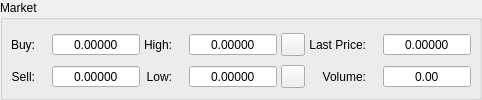
      <widget class="QGroupBox" name="marketGroupBox">
       <property name="sizePolicy">
        <sizepolicy hsizetype="Maximum" vsizetype="Maximum">
         <horstretch>0</horstretch>
         <verstretch>0</verstretch>
        </sizepolicy>
       </property>
       <property name="accessibleName">
        <string>MARKET_GROUPBOX</string>
       </property>
       <property name="accessibleDescription">
        <string>FIXED</string>
       </property>
       <property name="title">
        <string>Market</string>
       </property>
       <layout class="QGridLayout" name="gridLayout_11">
        <property name="leftMargin">
         <number>8</number>
        </property>
        <property name="topMargin">
         <number>10</number>
        </property>
        <property name="rightMargin">
         <number>8</number>
        </property>
        <property name="bottomMargin">
         <number>6</number>
        </property>
        <property name="horizontalSpacing">
         <number>4</number>
        </property>
        <property name="verticalSpacing">
         <number>6</number>
        </property>
        <item row="0" column="11">
         <widget class="QLabel" name="label_24">
          <property name="sizePolicy">
           <sizepolicy hsizetype="Preferred" vsizetype="Preferred">
            <horstretch>0</horstretch>
            <verstretch>0</verstretch>
           </sizepolicy>
          </property>
          <property name="accessibleName">
           <string>TR00012</string>
          </property>
          <property name="text">
           <string>Last Price:</string>
          </property>
          <property name="alignment">
           <set>Qt::AlignRight|Qt::AlignTrailing|Qt::AlignVCenter</set>
          </property>
         </widget>
        </item>
        <item row="1" column="4">
         <widget class="QLabel" name="label_21">
          <property name="sizePolicy">
           <sizepolicy hsizetype="Preferred" vsizetype="Preferred">
            <horstretch>0</horstretch>
            <verstretch>0</verstretch>
           </sizepolicy>
          </property>
          <property name="accessibleName">
           <string>TR00011</string>
          </property>
          <property name="text">
           <string>Low:</string>
          </property>
          <property name="alignment">
           <set>Qt::AlignRight|Qt::AlignTrailing|Qt::AlignVCenter</set>
          </property>
         </widget>
        </item>
        <item row="0" column="5">
         <widget class="QLabel" name="usdLabel4">
          <property name="sizePolicy">
           <sizepolicy hsizetype="Maximum" vsizetype="Preferred">
            <horstretch>0</horstretch>
            <verstretch>0</verstretch>
           </sizepolicy>
          </property>
          <property name="font">
           <font>
            <pointsize>11</pointsize>
            <weight>50</weight>
            <bold>false</bold>
           </font>
          </property>
          <property name="accessibleDescription">
           <string>USD_ICON</string>
          </property>
          <property name="styleSheet">
           <string notr="true">color: darkgreen</string>
          </property>
          <property name="text">
           <string/>
          </property>
          <property name="alignment">
           <set>Qt::AlignCenter</set>
          </property>
         </widget>
        </item>
        <item row="1" column="13">
         <widget class="QDoubleSpinBox" name="marketVolume">
          <property name="sizePolicy">
           <sizepolicy hsizetype="Expanding" vsizetype="Fixed">
            <horstretch>0</horstretch>
            <verstretch>0</verstretch>
           </sizepolicy>
          </property>
          <property name="minimumSize">
           <size>
            <width>70</width>
            <height>0</height>
           </size>
          </property>
          <property name="alignment">
           <set>Qt::AlignCenter</set>
          </property>
          <property name="readOnly">
           <bool>true</bool>
          </property>
          <property name="buttonSymbols">
           <enum>QAbstractSpinBox::NoButtons</enum>
          </property>
          <property name="specialValueText">
           <string/>
          </property>
          <property name="prefix">
           <string/>
          </property>
          <property name="decimals">
           <number>2</number>
          </property>
          <property name="minimum">
           <double>0.000000000000000</double>
          </property>
          <property name="maximum">
           <double>999999999.000000000000000</double>
          </property>
          <property name="singleStep">
           <double>0.100000000000000</double>
          </property>
         </widget>
        </item>
        <item row="0" column="4">
         <widget class="QLabel" name="label_20">
          <property name="sizePolicy">
           <sizepolicy hsizetype="Preferred" vsizetype="Preferred">
            <horstretch>0</horstretch>
            <verstretch>0</verstretch>
           </sizepolicy>
          </property>
          <property name="accessibleName">
           <string>TR00010</string>
          </property>
          <property name="text">
           <string>High:</string>
          </property>
          <property name="alignment">
           <set>Qt::AlignRight|Qt::AlignTrailing|Qt::AlignVCenter</set>
          </property>
         </widget>
        </item>
        <item row="1" column="6">
         <widget class="QDoubleSpinBox" name="marketLow">
          <property name="sizePolicy">
           <sizepolicy hsizetype="Expanding" vsizetype="Fixed">
            <horstretch>0</horstretch>
            <verstretch>0</verstretch>
           </sizepolicy>
          </property>
          <property name="minimumSize">
           <size>
            <width>70</width>
            <height>0</height>
           </size>
          </property>
          <property name="accessibleName">
           <string>PRICE</string>
          </property>
          <property name="accessibleDescription">
           <string>CAN_BE_ZERO</string>
          </property>
          <property name="alignment">
           <set>Qt::AlignCenter</set>
          </property>
          <property name="readOnly">
           <bool>true</bool>
          </property>
          <property name="buttonSymbols">
           <enum>QAbstractSpinBox::NoButtons</enum>
          </property>
          <property name="prefix">
           <string/>
          </property>
          <property name="decimals">
           <number>5</number>
          </property>
          <property name="minimum">
           <double>0.000000000000000</double>
          </property>
          <property name="maximum">
           <double>999999999.000000000000000</double>
          </property>
         </widget>
        </item>
        <item row="1" column="5">
         <widget class="QLabel" name="usdLabel5">
          <property name="sizePolicy">
           <sizepolicy hsizetype="Maximum" vsizetype="Preferred">
            <horstretch>0</horstretch>
            <verstretch>0</verstretch>
           </sizepolicy>
          </property>
          <property name="font">
           <font>
            <pointsize>11</pointsize>
            <weight>50</weight>
            <bold>false</bold>
           </font>
          </property>
          <property name="accessibleDescription">
           <string>USD_ICON</string>
          </property>
          <property name="styleSheet">
           <string notr="true">color: darkgreen</string>
          </property>
          <property name="text">
           <string/>
          </property>
          <property name="alignment">
           <set>Qt::AlignCenter</set>
          </property>
         </widget>
        </item>
        <item row="0" column="12">
         <widget class="QLabel" name="usdLabel6">
          <property name="sizePolicy">
           <sizepolicy hsizetype="Maximum" vsizetype="Preferred">
            <horstretch>0</horstretch>
            <verstretch>0</verstretch>
           </sizepolicy>
          </property>
          <property name="font">
           <font>
            <pointsize>11</pointsize>
            <weight>50</weight>
            <bold>false</bold>
           </font>
          </property>
          <property name="accessibleDescription">
           <string>USD_ICON</string>
          </property>
          <property name="styleSheet">
           <string notr="true">color: darkgreen</string>
          </property>
          <property name="text">
           <string/>
          </property>
          <property name="alignment">
           <set>Qt::AlignCenter</set>
          </property>
         </widget>
        </item>
        <item row="1" column="12">
         <widget class="QLabel" name="btcLabel4">
          <property name="sizePolicy">
           <sizepolicy hsizetype="Maximum" vsizetype="Preferred">
            <horstretch>0</horstretch>
            <verstretch>0</verstretch>
           </sizepolicy>
          </property>
          <property name="font">
           <font>
            <pointsize>11</pointsize>
            <weight>50</weight>
            <bold>false</bold>
           </font>
          </property>
          <property name="accessibleDescription">
           <string>BTC_ICON</string>
          </property>
          <property name="styleSheet">
           <string notr="true">color: #996515</string>
          </property>
          <property name="text">
           <string/>
          </property>
          <property name="alignment">
           <set>Qt::AlignCenter</set>
          </property>
         </widget>
        </item>
        <item row="0" column="13">
         <widget class="QDoubleSpinBox" name="marketLast">
          <property name="sizePolicy">
           <sizepolicy hsizetype="Expanding" vsizetype="Fixed">
            <horstretch>0</horstretch>
            <verstretch>0</verstretch>
           </sizepolicy>
          </property>
          <property name="minimumSize">
           <size>
            <width>70</width>
            <height>0</height>
           </size>
          </property>
          <property name="accessibleName">
           <string>PRICE</string>
          </property>
          <property name="accessibleDescription">
           <string>CAN_BE_ZERO</string>
          </property>
          <property name="alignment">
           <set>Qt::AlignCenter</set>
          </property>
          <property name="readOnly">
           <bool>true</bool>
          </property>
          <property name="buttonSymbols">
           <enum>QAbstractSpinBox::NoButtons</enum>
          </property>
          <property name="prefix">
           <string/>
          </property>
          <property name="decimals">
           <number>5</number>
          </property>
          <property name="minimum">
           <double>0.000000000000000</double>
          </property>
          <property name="maximum">
           <double>999999999.000000000000000</double>
          </property>
         </widget>
        </item>
        <item row="0" column="6">
         <widget class="QDoubleSpinBox" name="marketHigh">
          <property name="sizePolicy">
           <sizepolicy hsizetype="Expanding" vsizetype="Fixed">
            <horstretch>0</horstretch>
            <verstretch>0</verstretch>
           </sizepolicy>
          </property>
          <property name="minimumSize">
           <size>
            <width>70</width>
            <height>0</height>
           </size>
          </property>
          <property name="accessibleName">
           <string>PRICE</string>
          </property>
          <property name="accessibleDescription">
           <string>CAN_BE_ZERO</string>
          </property>
          <property name="alignment">
           <set>Qt::AlignCenter</set>
          </property>
          <property name="readOnly">
           <bool>true</bool>
          </property>
          <property name="buttonSymbols">
           <enum>QAbstractSpinBox::NoButtons</enum>
          </property>
          <property name="prefix">
           <string/>
          </property>
          <property name="decimals">
           <number>5</number>
          </property>
          <property name="minimum">
           <double>0.000000000000000</double>
          </property>
          <property name="maximum">
           <double>999999999.000000000000000</double>
          </property>
         </widget>
        </item>
        <item row="1" column="0">
         <widget class="QLabel" name="label_23">
          <property name="sizePolicy">
           <sizepolicy hsizetype="Preferred" vsizetype="Preferred">
            <horstretch>0</horstretch>
            <verstretch>0</verstretch>
           </sizepolicy>
          </property>
          <property name="accessibleName">
           <string>TR00009</string>
          </property>
          <property name="text">
           <string>Sell:</string>
          </property>
          <property name="alignment">
           <set>Qt::AlignRight|Qt::AlignTrailing|Qt::AlignVCenter</set>
          </property>
         </widget>
        </item>
        <item row="1" column="11">
         <widget class="QLabel" name="label_25">
          <property name="sizePolicy">
           <sizepolicy hsizetype="Preferred" vsizetype="Preferred">
            <horstretch>0</horstretch>
            <verstretch>0</verstretch>
           </sizepolicy>
          </property>
          <property name="accessibleName">
           <string>TR00013</string>
          </property>
          <property name="text">
           <string>Volume:</string>
          </property>
          <property name="alignment">
           <set>Qt::AlignRight|Qt::AlignTrailing|Qt::AlignVCenter</set>
          </property>
         </widget>
        </item>
        <item row="0" column="1">
         <widget class="QLabel" name="usdLabel2">
          <property name="sizePolicy">
           <sizepolicy hsizetype="Maximum" vsizetype="Preferred">
            <horstretch>0</horstretch>
            <verstretch>0</verstretch>
           </sizepolicy>
          </property>
          <property name="font">
           <font>
            <pointsize>11</pointsize>
            <weight>50</weight>
            <bold>false</bold>
           </font>
          </property>
          <property name="accessibleDescription">
           <string>USD_ICON</string>
          </property>
          <property name="styleSheet">
           <string notr="true">color: darkgreen</string>
          </property>
          <property name="text">
           <string/>
          </property>
          <property name="alignment">
           <set>Qt::AlignCenter</set>
          </property>
         </widget>
        </item>
        <item row="0" column="0">
         <widget class="QLabel" name="label_22">
          <property name="sizePolicy">
           <sizepolicy hsizetype="Preferred" vsizetype="Preferred">
            <horstretch>0</horstretch>
            <verstretch>0</verstretch>
           </sizepolicy>
          </property>
          <property name="accessibleName">
           <string>TR00008</string>
          </property>
          <property name="text">
           <string>Buy:</string>
          </property>
          <property name="alignment">
           <set>Qt::AlignRight|Qt::AlignTrailing|Qt::AlignVCenter</set>
          </property>
         </widget>
        </item>
        <item row="0" column="2">
         <widget class="QDoubleSpinBox" name="marketBuy">
          <property name="sizePolicy">
           <sizepolicy hsizetype="Expanding" vsizetype="Fixed">
            <horstretch>0</horstretch>
            <verstretch>0</verstretch>
           </sizepolicy>
          </property>
          <property name="minimumSize">
           <size>
            <width>70</width>
            <height>0</height>
           </size>
          </property>
          <property name="accessibleName">
           <string>PRICE</string>
          </property>
          <property name="accessibleDescription">
           <string>CAN_BE_ZERO</string>
          </property>
          <property name="alignment">
           <set>Qt::AlignCenter</set>
          </property>
          <property name="readOnly">
           <bool>true</bool>
          </property>
          <property name="buttonSymbols">
           <enum>QAbstractSpinBox::NoButtons</enum>
          </property>
          <property name="prefix">
           <string/>
          </property>
          <property name="decimals">
           <number>5</number>
          </property>
          <property name="minimum">
           <double>0.000000000000000</double>
          </property>
          <property name="maximum">
           <double>999999999.000000000000000</double>
          </property>
         </widget>
        </item>
        <item row="1" column="1">
         <widget class="QLabel" name="usdLabel3">
          <property name="sizePolicy">
           <sizepolicy hsizetype="Maximum" vsizetype="Preferred">
            <horstretch>0</horstretch>
            <verstretch>0</verstretch>
           </sizepolicy>
          </property>
          <property name="font">
           <font>
            <pointsize>11</pointsize>
            <weight>50</weight>
            <bold>false</bold>
           </font>
          </property>
          <property name="accessibleDescription">
           <string>USD_ICON</string>
          </property>
          <property name="styleSheet">
           <string notr="true">color: darkgreen</string>
          </property>
          <property name="text">
           <string/>
          </property>
          <property name="alignment">
           <set>Qt::AlignCenter</set>
          </property>
         </widget>
        </item>
        <item row="1" column="2">
         <widget class="QDoubleSpinBox" name="marketSell">
          <property name="sizePolicy">
           <sizepolicy hsizetype="Expanding" vsizetype="Fixed">
            <horstretch>0</horstretch>
            <verstretch>0</verstretch>
           </sizepolicy>
          </property>
          <property name="minimumSize">
           <size>
            <width>70</width>
            <height>0</height>
           </size>
          </property>
          <property name="accessibleName">
           <string>PRICE</string>
          </property>
          <property name="accessibleDescription">
           <string>CAN_BE_ZERO</string>
          </property>
          <property name="alignment">
           <set>Qt::AlignCenter</set>
          </property>
          <property name="readOnly">
           <bool>true</bool>
          </property>
          <property name="buttonSymbols">
           <enum>QAbstractSpinBox::NoButtons</enum>
          </property>
          <property name="prefix">
           <string/>
          </property>
          <property name="decimals">
           <number>5</number>
          </property>
          <property name="minimum">
           <double>0.000000000000000</double>
          </property>
          <property name="maximum">
           <double>999999999.000000000000000</double>
          </property>
         </widget>
        </item>
        <item row="0" column="7">
         <widget class="QToolButton" name="marketHighBeep">
          <property name="accessibleDescription">
           <string>TOGGLE_SOUND</string>
          </property>
          <property name="text">
           <string/>
          </property>
          <property name="icon">
           <iconset resource="QtResource.qrc">
            <normaloff>:/Resources/Mute.png</normaloff>:/Resources/Mute.png</iconset>
          </property>
          <property name="checkable">
           <bool>true</bool>
          </property>
          <property name="checked">
           <bool>false</bool>
          </property>
         </widget>
        </item>
        <item row="1" column="7">
         <widget class="QToolButton" name="marketLowBeep">
          <property name="accessibleDescription">
           <string>TOGGLE_SOUND</string>
          </property>
          <property name="text">
           <string/>
          </property>
          <property name="icon">
           <iconset resource="QtResource.qrc">
            <normaloff>:/Resources/Mute.png</normaloff>:/Resources/Mute.png</iconset>
          </property>
          <property name="checkable">
           <bool>true</bool>
          </property>
          <property name="checked">
           <bool>false</bool>
          </property>
         </widget>
        </item>
       </layout>
      </widget>
